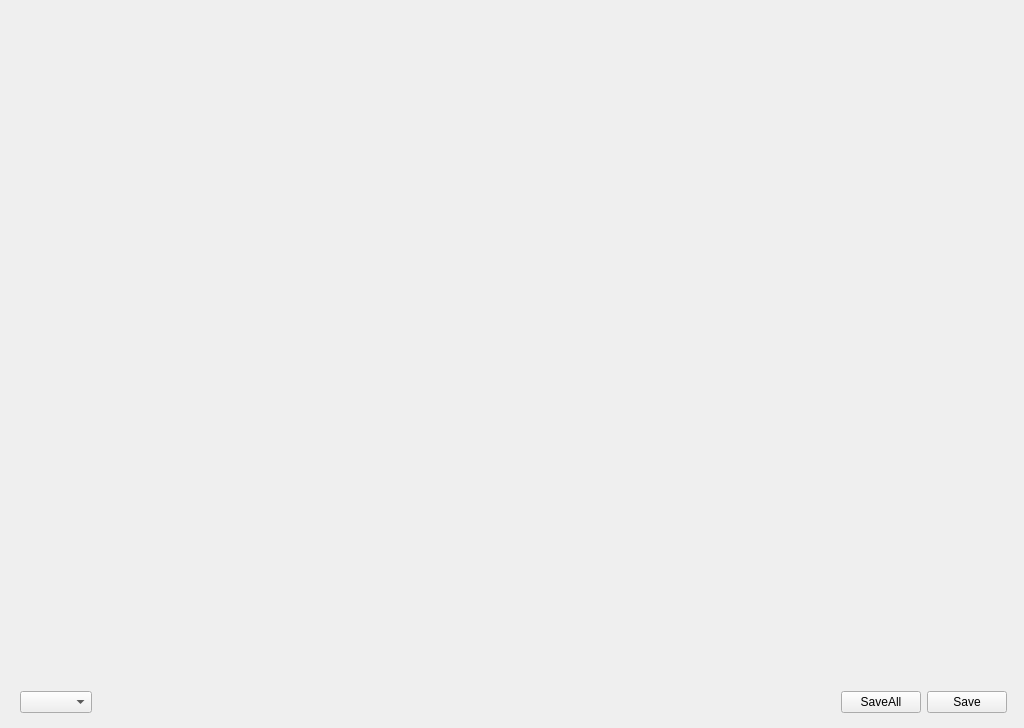
<?xml version="1.0" encoding="UTF-8"?>
<ui version="4.0">
 <class>MainForm</class>
 <widget class="QWidget" name="MainForm">
  <property name="geometry">
   <rect>
    <x>0</x>
    <y>0</y>
    <width>1024</width>
    <height>728</height>
   </rect>
  </property>
  <property name="windowTitle">
   <string>Form</string>
  </property>
  <widget class="QWidget" name="">
   <property name="geometry">
    <rect>
     <x>10</x>
     <y>10</y>
     <width>1011</width>
     <height>391</height>
    </rect>
   </property>
   <layout class="QHBoxLayout" name="horizontalLayout">
    <item>
     <widget class="QWidget" name="OriginalWidget" native="true">
      <property name="minimumSize">
       <size>
        <width>200</width>
        <height>200</height>
       </size>
      </property>
     </widget>
    </item>
    <item>
     <widget class="QWidget" name="ComparedWidget" native="true">
      <property name="minimumSize">
       <size>
        <width>200</width>
        <height>200</height>
       </size>
      </property>
     </widget>
    </item>
    <item>
     <widget class="QWidget" name="ResultWidget" native="true">
      <property name="minimumSize">
       <size>
        <width>200</width>
        <height>200</height>
       </size>
      </property>
     </widget>
    </item>
   </layout>
  </widget>
  <widget class="QWidget" name="">
   <property name="geometry">
    <rect>
     <x>20</x>
     <y>690</y>
     <width>987</width>
     <height>25</height>
    </rect>
   </property>
   <layout class="QHBoxLayout" name="horizontalLayout_2">
    <item>
     <widget class="QComboBox" name="DifferentFunction"/>
    </item>
    <item>
     <spacer name="horizontalSpacer">
      <property name="orientation">
       <enum>Qt::Horizontal</enum>
      </property>
      <property name="sizeHint" stdset="0">
       <size>
        <width>748</width>
        <height>13</height>
       </size>
      </property>
     </spacer>
    </item>
    <item>
     <widget class="QPushButton" name="SaveAll">
      <property name="text">
       <string>SaveAll</string>
      </property>
     </widget>
    </item>
    <item>
     <widget class="QPushButton" name="Save">
      <property name="text">
       <string>Save</string>
      </property>
     </widget>
    </item>
   </layout>
  </widget>
 </widget>
 <resources/>
 <connections/>
</ui>
